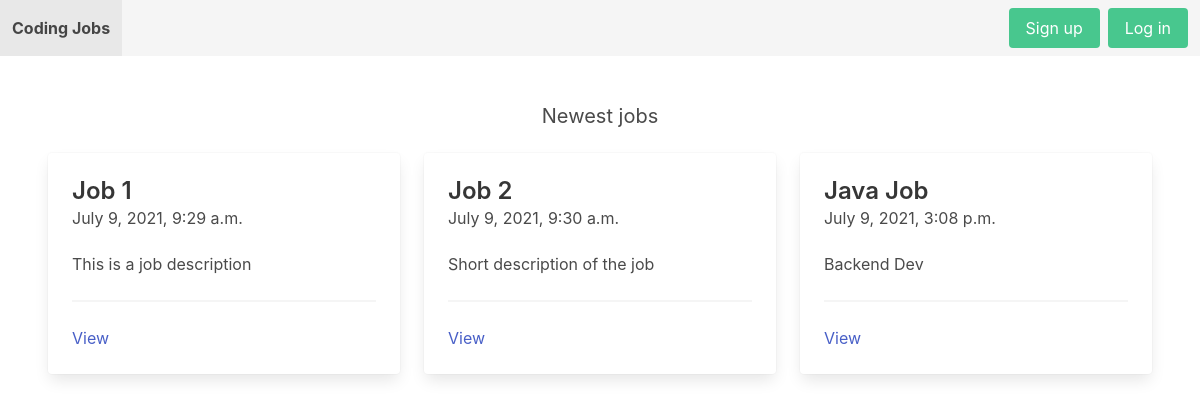
The page / on the database its author committed.
### apps/jobs/models.py (models this page shows, shortened)
class Job(models.Model):
    title =  models.CharField(max_length=255)
    short_description = models.TextField()
    long_description =  models.TextField(blank=True, null=True)
    created_by =models.ForeignKey(User,related_name='jobs', on_delete=models.CASCADE)
    created_at = models.DateTimeField(auto_now=True)

### apps/core/views.py (the view)
# urls.py: path('',frontpage, name='frontpage'),
def frontpage(request):
    jobs = Job.objects.all()[0:3]
    return render(request, 'core/frontpage.html', {'jobs':jobs})

### apps/core/templates/core/frontpage.html
{% extends 'core/base.html' %}
{% block content %}
    <h2 class="subtitle has-text-centered">Newest jobs</h2>
    <div class="columns">
        {% for job in jobs %}
            <div class="column is-4">
                <div class="card">
                    <div class="card-content">
                        <div class="media">
                            <div class="media-content">
                                <p class="title is-4">{{ job.title }}</p>
                                <p class="subtitle is-6">{{ job.created_at }}</p>
                            </div>
                        </div>
                        <div class="content">
                            {{ job.short_description }}
                            <hr>
                            <a href="{% url 'job_detail' job.id %}">View</a>
                        </div>
                    </div>
                </div>
            </div>
        {% endfor %}
    </div>
{% endblock %}

### apps/core/templates/core/base.html (shortened to what this page needs)
<html>
    <head>
        <link rel="stylesheet" href="https://cdn.jsdelivr.net/npm/bulma@0.9.3/css/bulma.min.css">
    </head>
    <body>
        <nav class="navbar is-light">
            <div class="navbar-brand">
                <a href=" {% url 'frontpage' %}" class="navbar-item"><strong> Coding Jobs</strong></a>
            </div>
            <div class="navbar-menu">
                <div class="navbar-end">
                    <div class="navbar-item">
                        <div class="buttons">
                        {% if request.user.is_authenticated %}
                            <a href="{% url 'logout' %}" class="button is-danger"> Log out </a>
                            {% else %}
                             <a href="{% url 'signup' %}" class="button is-success" > Sign up </a>
                             <a href="{% url 'login' %}" class="button is-success" > Log in </a>
                            {% endif %}
                        </div>
                    </div>
                </div>
            </div>
        </nav>
        <section class="section">
        {% block content  %}
        {% endblock  %}
        </section>
    </body>
</html>

### rows shown on the page
Job: title "Job 1", created_at "July 9, 2021, 9:29 a.m.", short_description "This is a job description"
Job: title "Job 2", created_at "July 9, 2021, 9:30 a.m.", short_description "Short description of the job"
Job: title "Java Job", created_at "July 9, 2021, 3:08 p.m.", short_description "Backend Dev"
